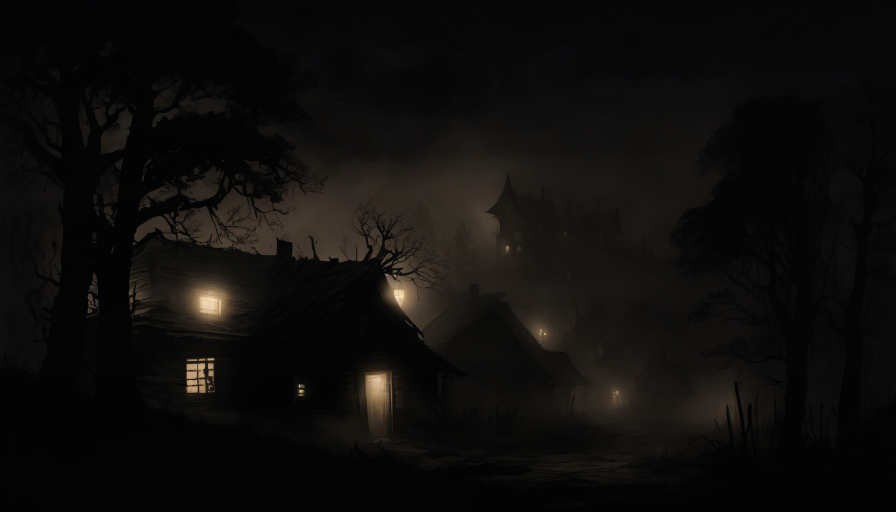
#> input picture Source/platform/aurora_os/devilution_launcher/assets/bg.jpg, 2688 x 1536 px, found by its file name (shown at 1/3 size)
$ python gen_outpaint.py
#> lines starting #> are read from the running program, lines starting #| are printed output that depends on the picture; after the words box and inside, x2 and y2 are one past the last pixel; in counts of white or black regions, pixels touching at a corner belong together
# -*- coding: utf-8 -*-
"""Outpainting bg.jpg без фигуры: правая часть + домеривание слева через webui."""
import base64
import io
import json
import os
import urllib.request

from PIL import Image, ImageFilter

opener = urllib.request.build_opener(urllib.request.ProxyHandler({}))

ASSETS = r"D:\pr\Aurora\devilutionX_auroraos\Source\platform\aurora_os\devilution_launcher\assets"
SRC = r"D:\pr\Aurora\devilutionX_auroraos\.screenshots\bg_candidates"
OUT = os.path.join(SRC, "previews")
os.makedirs(OUT, exist_ok=True)

CANVAS_W, CANVAS_H = 1344, 768
CUT_FRAC = 0.47  # правее фигуры и птицы на 41-45%

NEG = ("text, watermark, signature, logo, blurry, modern, photorealistic, "
       "people, person, characters, figure, hooded figure, faces, creature, monster, skull, statue, "
       "bright colors, low quality, deformed, close-up, busy composition, "
       "bright, vivid, high contrast, daylight")

PROMPT = (
    "Dark fantasy digital painting, ruined city fortifications after a siege at night, "
    "heavy fog rolling over shattered stone battlements, distant silhouettes of ravens, "
    "deep charcoal black and dark yellow-olive palette (#181800, #303018, #301818), "
    "desaturated, muted, faint dim amber glow, "
    "no characters, no text, no focal subject, very dark, dim ambient, low contrast, subdued, "
    "oil painting style, 90s dark fantasy video game background art"
)


def b64_img(im):
    buf = io.BytesIO()
    im.save(buf, "PNG")
    return base64.b64encode(buf.getvalue()).decode("ascii")


def api_img2img(payload):
    req = urllib.request.Request(
        "http://127.0.0.1:7860/sdapi/v1/img2img",
        data=json.dumps(payload).encode("utf-8"),
        headers={"Content-Type": "application/json"},
    )
    with opener.open(req, timeout=600) as resp:
        return json.load(resp)


def outpaint(kept_w, tag, seed):
    """kept_w: ширина полосы из оригинала на канве; остальное домериваем слева."""
#> called with kept_w = 694, tag = 'B650', seed = 8401
    orig = Image.open(os.path.join(ASSETS, "bg.jpg")).convert("RGB")
#> orig is the input picture: PIL image 2688x1536 RGB; mean R, G, B 14.8, 13.3, 11.6
    w, h = orig.size
#> w = 2688; h = 1536
    kept = orig.crop((int(w * CUT_FRAC), 0, w, h))
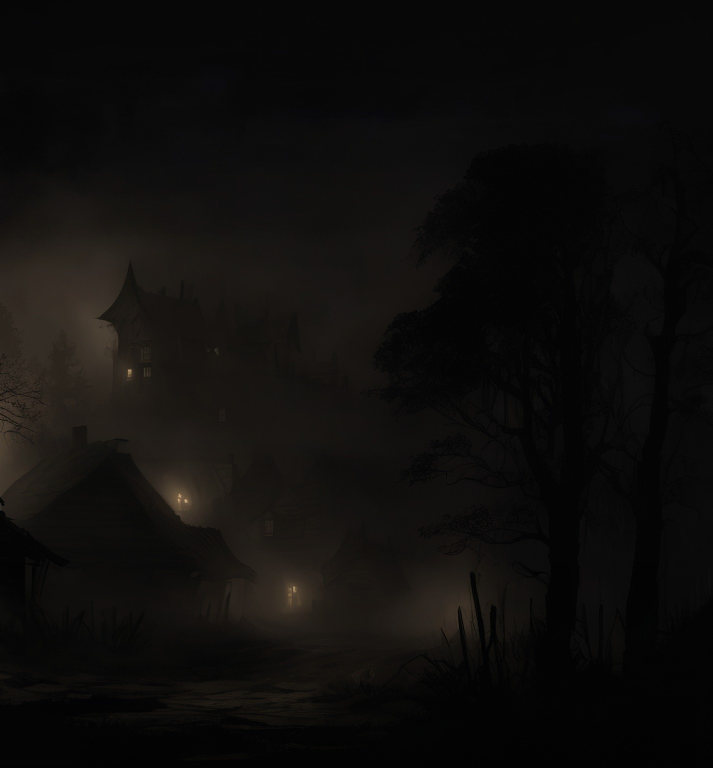
#> kept: PIL image 1425x1536 RGB (shown at 1/2 size); mean R, G, B 14.9, 13.5, 12
    kw = kept_w
    kh = int(round(kept.size[1] * kw / kept.size[0]))
#> kh = 748
    kept = kept.resize((kw, kh), Image.LANCZOS)
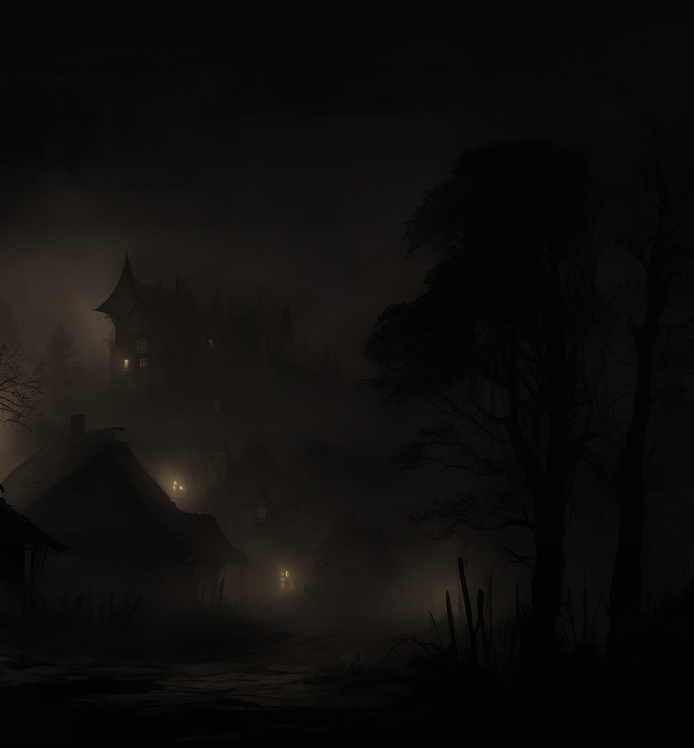
#> kept: PIL image 694x748 RGB; mean R, G, B 14.9, 13.5, 12
    if kh >= CANVAS_H:
        top = (kh - CANVAS_H) // 2
        kept = kept.crop((0, top, kw, top + CANVAS_H))
    else:  # не должно случиться
        kept = kept.resize((kw, CANVAS_H), Image.LANCZOS)
#> kept: PIL image 694x768 RGB

    canvas = Image.new("RGB", (CANVAS_W, CANVAS_H))
#> canvas: PIL image 1344x768 RGB; every value is 0
    px0 = CANVAS_W - kw
    canvas.paste(kept, (px0, 0))
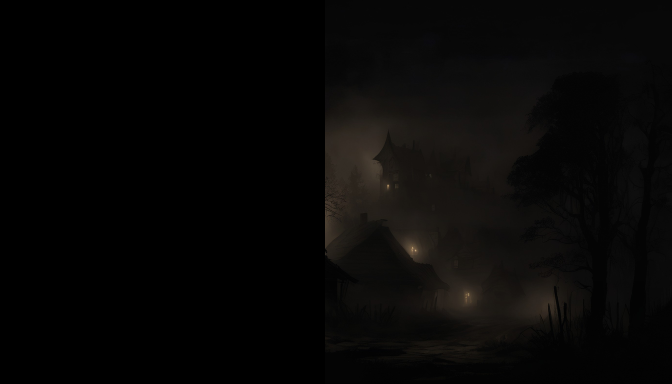
#> canvas: PIL image 1344x768 RGB (shown at 1/2 size); mean R, G, B 7.7, 6.9, 6.2

    # Заполнение слева: зеркальная копия края полосы, сильно размытая.
    mirror = kept.crop((0, 0, min(px0, kw), CANVAS_H)).transpose(Image.FLIP_LEFT_RIGHT)
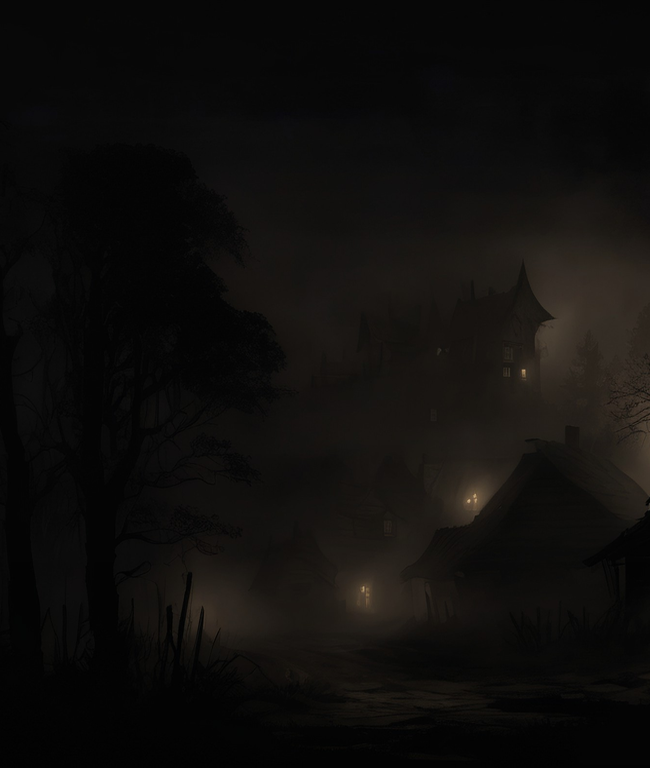
#> mirror: PIL image 650x768 RGB; mean R, G, B 15.4, 13.9, 12.3
    mirror = mirror.filter(ImageFilter.GaussianBlur(28))
    canvas.paste(mirror, (max(0, px0 - mirror.size[0]), 0))
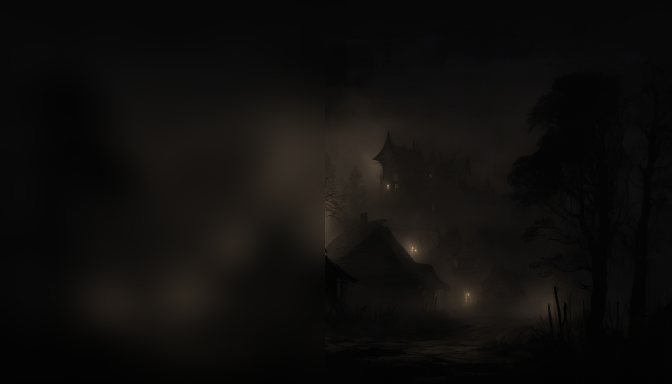
#> canvas: PIL image 1344x768 RGB (shown at 1/2 size); mean R, G, B 15.1, 13.7, 12.1
    canvas.save(os.path.join(SRC, "outpaint_canvas_{}.png".format(tag)))

    # Маска: белым то, что регенерируем (левая зона + 14px нахлёста).
    mask = Image.new("L", (CANVAS_W, CANVAS_H), 0)
#> mask: PIL image 1344x768 L; every value is 0
    for x in range(px0 + 14):
        for row in range(CANVAS_H):
            mask.putpixel((x, row), 255)
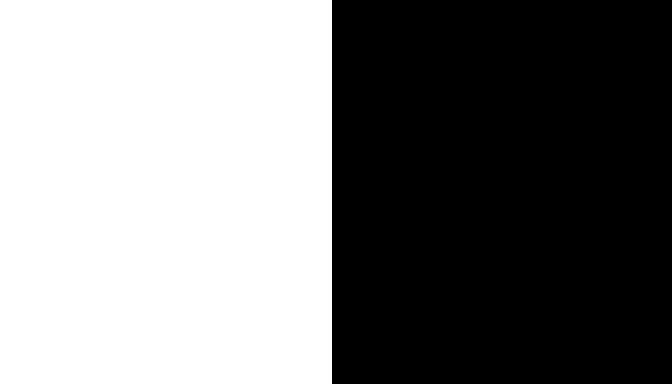
#> mask: PIL image 1344x768 L (shown at 1/2 size); 49.4% white; 1 white region, box (x1, y1, x2, y2) and area: (0, 0, 664, 768) 509952
    mask = mask.filter(ImageFilter.GaussianBlur(6))

    payload = {
        "prompt": PROMPT,
        "negative_prompt": NEG,
        "init_images": [b64_img(canvas)],
        "mask": b64_img(mask),
        "resize_mode": 0,
        "width": CANVAS_W,
        "height": CANVAS_H,
        "steps": 30,
        "cfg_scale": 5.5,
        "sampler_name": "DPM++ 2M Karras",
        "seed": seed,
        "denoising_strength": 0.85,
        "mask_blur": 8,
        "inpainting_fill": 1,
        "inpaint_full_res": False,
    }
    result = api_img2img(payload)
    img = Image.open(io.BytesIO(base64.b64decode(result["images"][0]))).convert("RGB")

    # Проход гармонизации: сгладить шов, привести тон к общему.
    payload2 = dict(payload)
    payload2.pop("mask")
    payload2["denoising_strength"] = 0.30
    payload2["init_images"] = [b64_img(img)]
    payload2["seed"] = seed + 1
    result2 = api_img2img(payload2)
    img2 = Image.open(io.BytesIO(base64.b64decode(result2["images"][0]))).convert("RGB")

    img.save(os.path.join(SRC, "out_{}_raw.png".format(tag)))
    img2.save(os.path.join(SRC, "out_{}_harm.png".format(tag)))
    print(tag, "done: raw + harmonized")


# B: полоса во всю высоту канвы (694px), слева домериваем 650px
#> (the run stopped early here; a loop or call above may not have finished)

$ run again, with Source/platform/aurora_os/devilution_launcher/assets/bg_alt_cemetery_d62.jpg copied over Source/platform/aurora_os/devilution_launcher/assets/bg.jpg
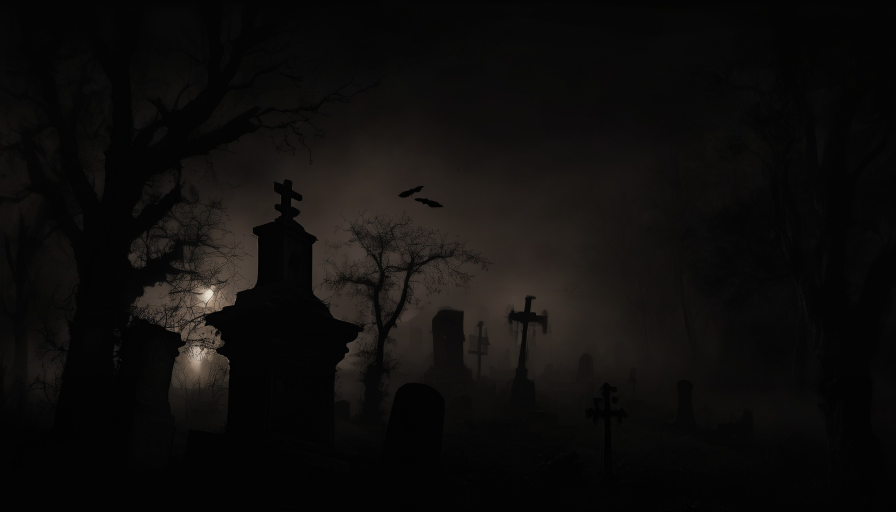
#> input picture Source/platform/aurora_os/devilution_launcher/assets/bg_alt_cemetery_d62.jpg, 2688 x 1536 px, found by its file name (shown at 1/3 size)
#> in outpaint, orig is the input picture: PIL image 2688x1536 RGB; mean R, G, B 14.6, 13.1, 11.9
#> in outpaint, `mirror = kept.crop((0, 0, min(px0, kw), CANVAS_H)).transpose(Image.FLI..`:
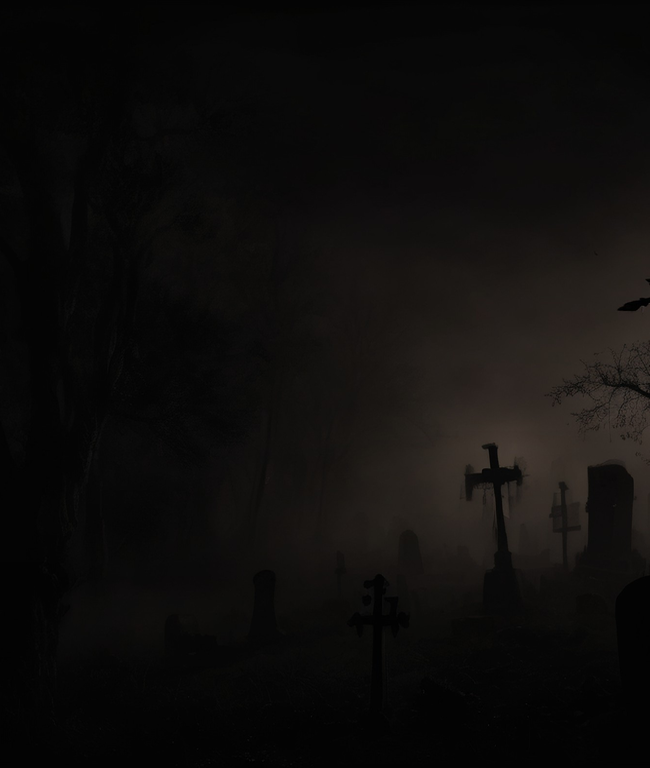
#> mirror: PIL image 650x768 RGB; mean R, G, B 14.4, 12.9, 11.9
#> in outpaint, `canvas.paste(mirror, (max(0, px0 - mirror.size[0]), 0))`:
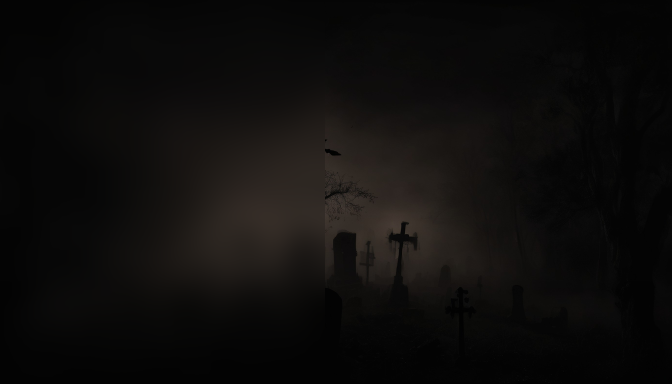
#> canvas: PIL image 1344x768 RGB (shown at 1/2 size); mean R, G, B 14, 12.7, 11.6
